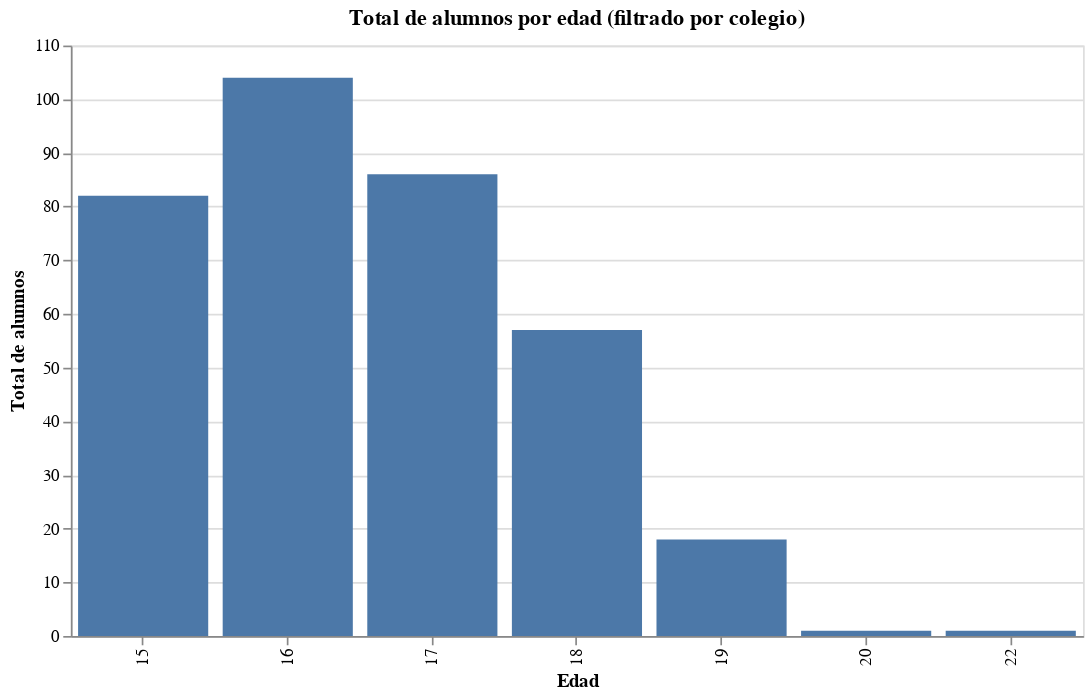

Write notebook code for a chart like this one.
### Code cell
map_colegio = {"GP": "Gabriel Pereira", "MS": "Mousinho da Silveira"}
df["school_name"] = df["school"].map(map_colegio).fillna(df["school"])
opciones = sorted(df["school_name"].unique().tolist())
selector = alt.selection_point(
    fields=["school_name"],
    bind=alt.binding_select(options=opciones, name="Colegio: "),
    value=opciones[0]
)
chart = (
    alt.Chart(df)
    .add_params(selector)
    .transform_filter(selector)
    .transform_aggregate(
        total_alumnos="count()",
        groupby=["age"]
    )
    .mark_bar()
    .encode(
        x=alt.X("age:O", title="Edad"),
        y=alt.Y("total_alumnos:Q", title="Total de alumnos"),
        tooltip=[alt.Tooltip("age:O", title="Edad"),
                 alt.Tooltip("total_alumnos:Q", title="Total")]
    )
    .properties(
        width=600,
        height=350,
        title="Total de alumnos por edad (filtrado por colegio)"
    )
)
chart # Display the chart

### Figure 1 — Vega-Lite specification as saved in the notebook (floating-point values rounded to 4 significant figures; data arrays with more than 128 entries replaced by an {"elided": "..."} marker saying what was removed)
{"config": {"view": {"continuousWidth": 300, "continuousHeight": 300}}, "data": {"name": "data-880cc1ded796a8e89249c5773c622ac7"}, "mark": {"type": "bar"}, "encoding": {"tooltip": [{"field": "age", "title": "Edad", "type": "ordinal"}, {"field": "total_alumnos", "title": "Total", "type": "quantitative"}], "x": {"field": "age", "title": "Edad", "type": "ordinal"}, "y": {"field": "total_alumnos", "title": "Total de alumnos", "type": "quantitative"}}, "height": 350, "params": [{"name": "param_12", "select": {"type": "point", "fields": ["school_name"]}, "bind": {"input": "select", "options": ["Gabriel Pereira", "Mousinho da Silveira"], "name": "Colegio: "}, "value": "Gabriel Pereira"}], "title": "Total de alumnos por edad (filtrado por colegio)", "transform": [{"filter": {"param": "param_12"}}, {"aggregate": [{"op": "count", "as": "total_alumnos"}], "groupby": ["age"]}], "width": 600, "$schema": "https://vega.github.io/schema/vega-lite/v5.20.1.json", "datasets": {"data-880cc1ded796a8e89249c5773c622ac7": {"elided": "395 records"}}}
